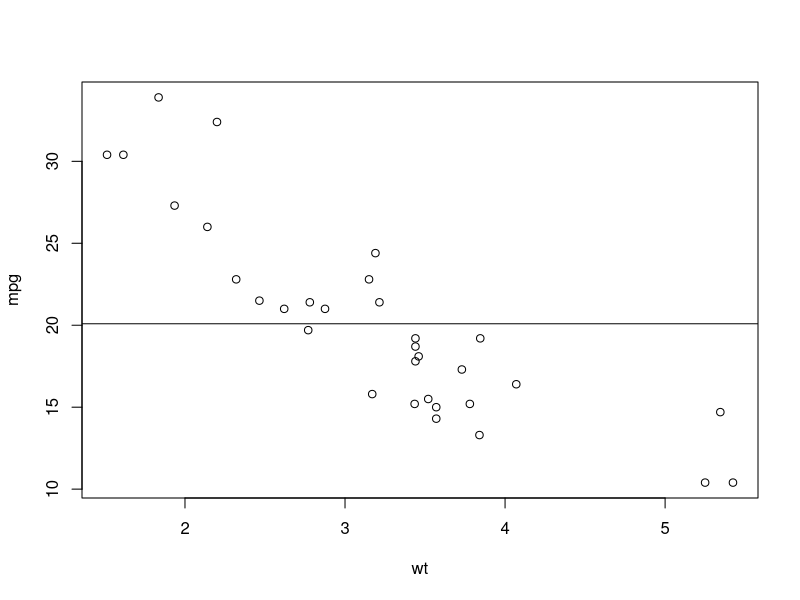
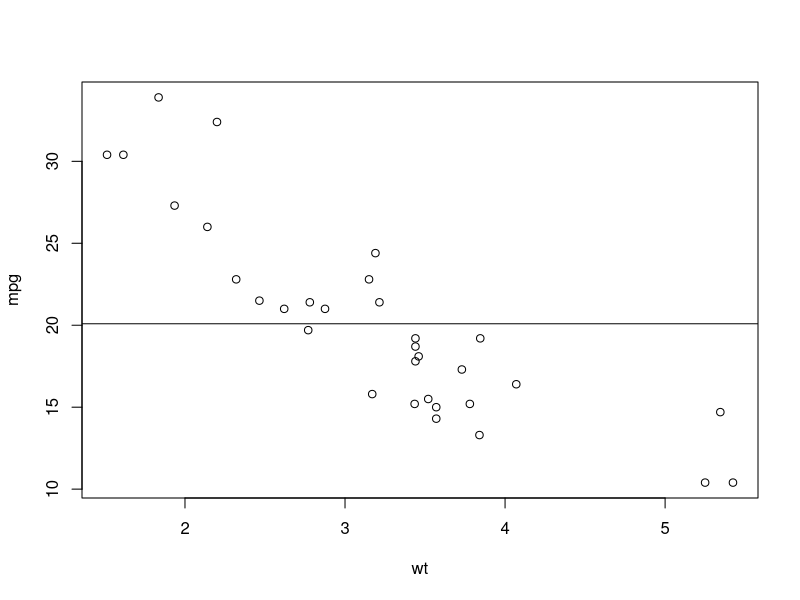
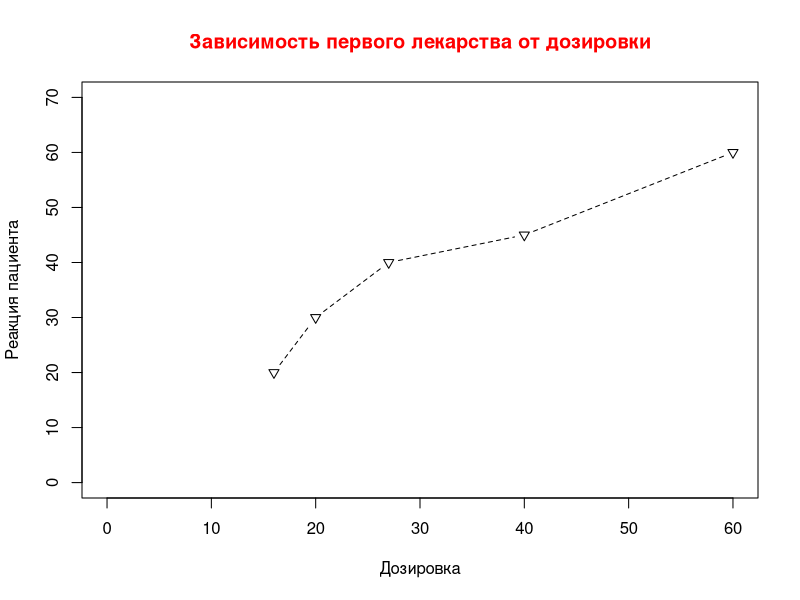
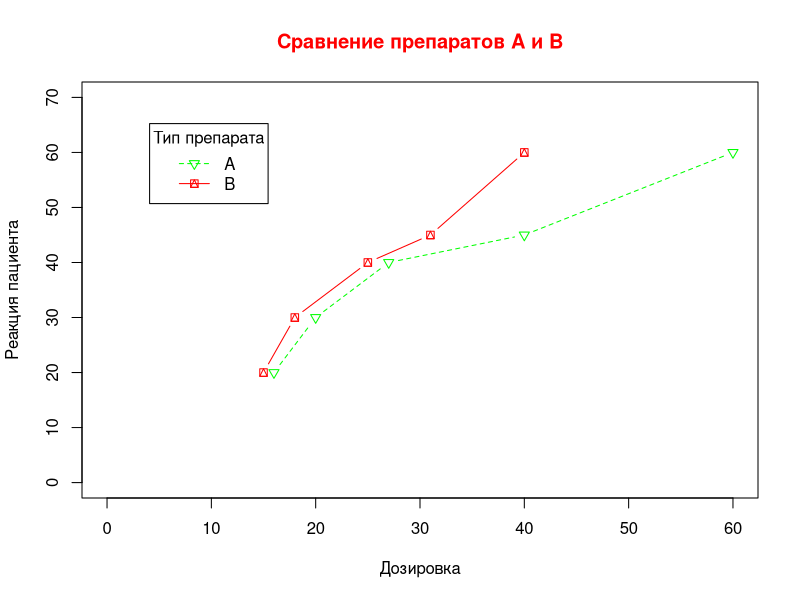
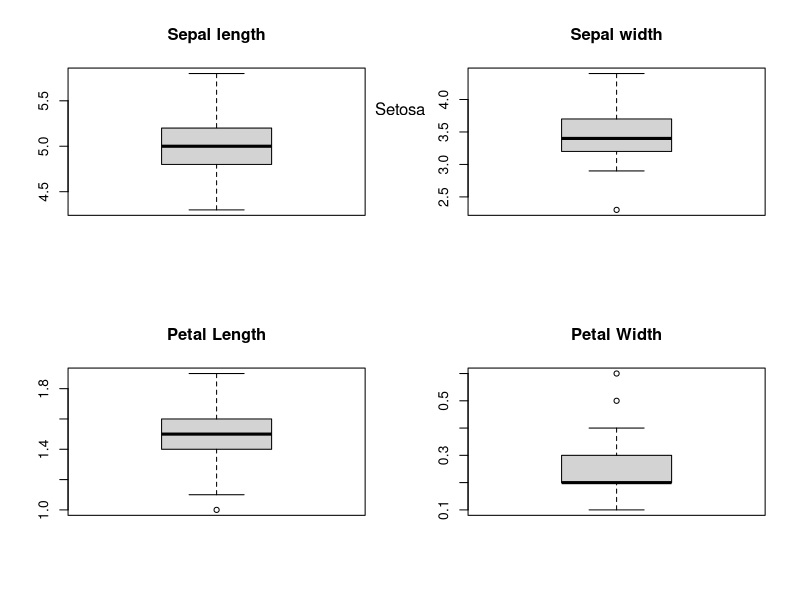
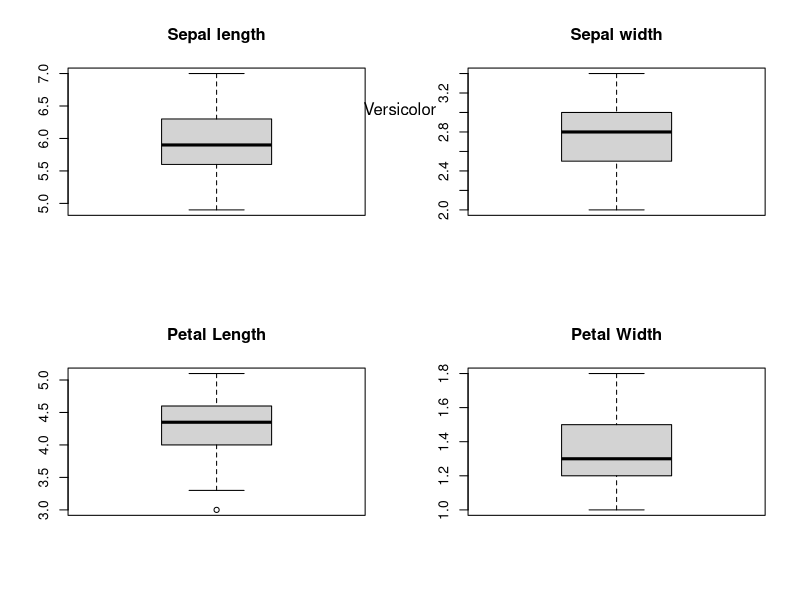
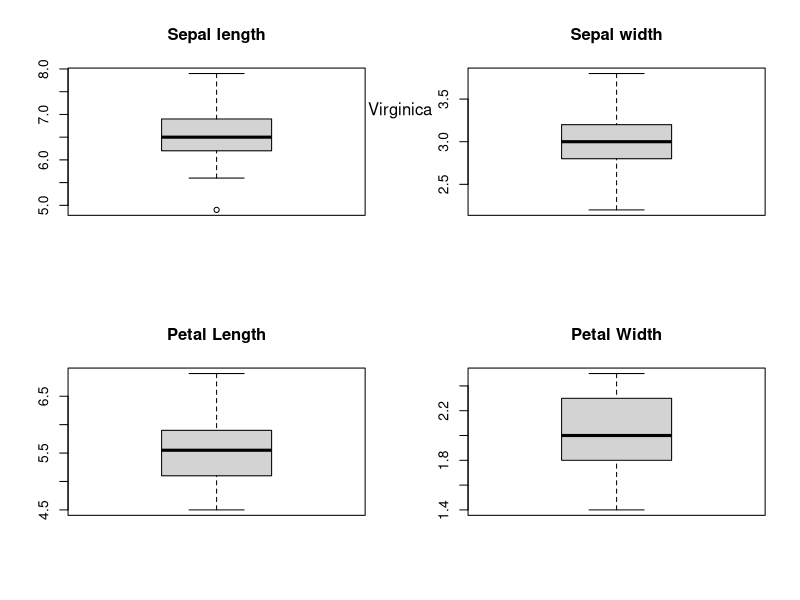

Reproduce these figures in R, in order.
## ---- chunk 1
# Используем tibble для красивого отображения datframe'а
library("dplyr")
data(mtcars)
mtcars_tibble <- as_tibble(mtcars)
mtcars_tibble
mean <- mean(mtcars_tibble$mpg)
## ---- chunk 2
# pdf('plot.pdf')
{plot(mpg ~ wt, data = mtcars_tibble)
abline(h = mean)}
# dev.off()
## ---- chunk 3
# png('plot.png')
{plot(mpg ~ wt, data = mtcars_tibble)
abline(h = mean)}
# dev.off()
## ---- chunk 4
dose <- c(20, 30, 40, 45, 60)
drugA <- c(16, 20, 27, 40, 60)
dragB <- c(15, 18, 25, 31, 40)
## ---- chunk 5
opar <- par(no.readonly=T)
par(lty=2, pch=6)
plot(dose ~ drugA, main="Зависимость первого лекарства от дозировки", col.main="red", xlab="Дозировка", ylab="Реакция пациента", xlim=c(0,60), ylim=c(0,70), type="b")
par(opar)
## ---- chunk 6
dose <- c(20, 30, 40, 45, 60)
drugA <- c(16, 20, 27, 40, 60)
drugB <- c(15, 18, 25, 31, 40)
## ---- chunk 7
plot(dose ~ drugA, main="Сравнение препаратов A и B", col.main="red", xlab="Дозировка", ylab="Реакция пациента", xlim=c(0,60), ylim=c(0,70), type="b", col="green", pch=6, lty=2)
# График второго препарата
lines(dose ~ drugB, type="b", pch=14, lty=1, col="red")
# Легенда
legend("topleft", inset=.1, title="Тип препарата", c("A", "B"), lty=c(2,1), pch=c(6, 14), col=c("green","red"))

## ---- chunk 8
data(iris)

iris_tibble = as_tibble(iris)
names(iris_tibble)
## ---- chunk 9
iris_tibble
unique(iris_tibble$Species)
## ---- chunk 10
par(mfrow=c(2, 2))
setosa <-  filter(iris_tibble, Species=="setosa")
setosa
boxplot(setosa$Sepal.Length, main="Sepal length")
boxplot(setosa$Sepal.Width, main="Sepal width")
boxplot(setosa$Petal.Length, main="Petal Length")
boxplot(setosa$Petal.Width, main="Petal Width")
mtext("Setosa", side = 1, line=-30, outer=T)
## ---- chunk 11
par(mfrow=c(2, 2))
versicolor <-  filter(iris_tibble, Species=="versicolor")
versicolor
boxplot(versicolor$Sepal.Length, main="Sepal length")
boxplot(versicolor$Sepal.Width, main="Sepal width")
boxplot(versicolor$Petal.Length, main="Petal Length")
boxplot(versicolor$Petal.Width, main="Petal Width")
mtext("Versicolor", side = 1, line=-30, outer=T)
## ---- chunk 12
par(mfrow=c(2, 2))
virginica <-  filter(iris_tibble, Species=="virginica")
virginica
boxplot(virginica$Sepal.Length, main="Sepal length")
boxplot(virginica$Sepal.Width, main="Sepal width")
boxplot(virginica$Petal.Length, main="Petal Length")
boxplot(virginica$Petal.Width, main="Petal Width")
mtext("Virginica", side = 1, line=-30, outer=T)
